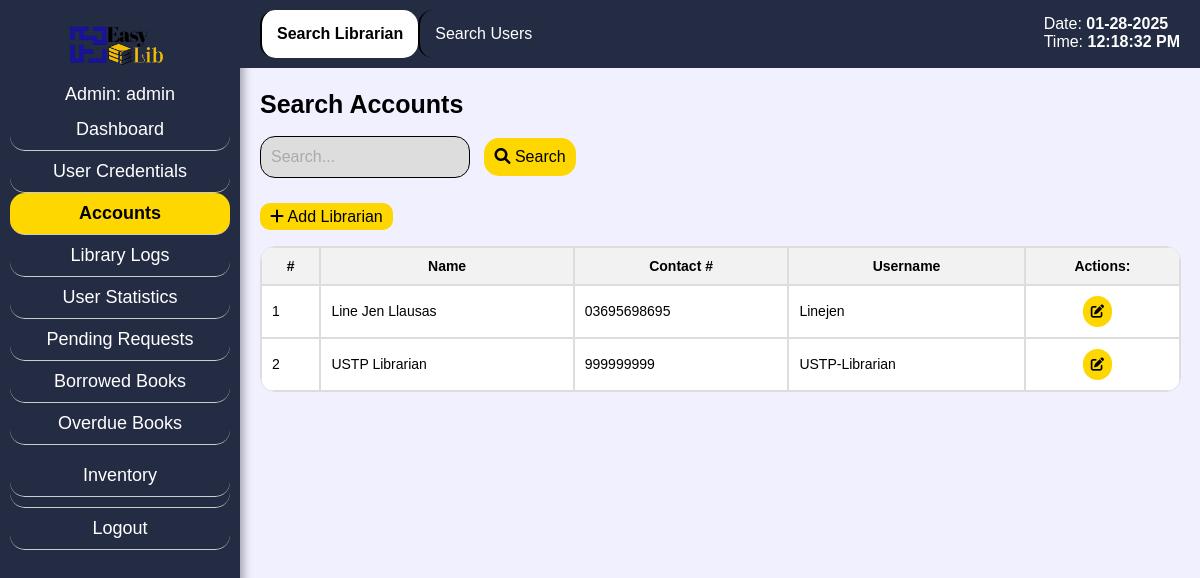
Screenshot of /admin_srch.php?aid=1 with the database file from the repository.
### tables this page shows
CREATE TABLE `libr` (
  `aid` int(9) NOT NULL,
  `name` varchar(255) NOT NULL,
  `contact` varchar(255) NOT NULL,
  `username` varchar(255) NOT NULL,
  `password` varchar(255) NOT NULL
);

### admin_srch.php (the view, shortened to what this page needs)
<?php
include 'config.php';
if(isset($_GET['aid'])) {
    $aid = $_GET['aid'];
    $query = "SELECT username FROM admin WHERE aid = ?";
    $stmt = $mysqli->prepare($query);
    $stmt->bind_param("i", $aid);
    $stmt->execute();
    $result = $stmt->get_result();
    if ($result && $result->num_rows > 0) {
        $admin = $result->fetch_assoc();
        $admin_username = $admin['username'];
        $admin_username_display = $admin_username;
    } else {
        $admin_username_display = "Username";
    }
}
?>
<!DOCTYPE html>
<html lang="en">
<head>
    <link rel="stylesheet" href="css/admin_srch.css">
    <link rel="stylesheet" href="https://cdnjs.cloudflare.com/ajax/libs/font-awesome/6.0.0-beta3/css/all.min.css">
</head>
<body class="bg">
<div class="sidebar">
    <span style="margin-left: 25%;"><img src="css/pics/logop.png" alt="Logo" class="logo"></span>
        <?php
        if(isset($admin_username_display)) {
            echo '<div class="hell">Admin: ' . $admin_username_display . '</span></div>';
        } else {
            echo '<div>Admin: <br>Username</div>';
        }
        ?>
    <a href="admin_dash.php<?php if(isset($aid)) echo '?aid=' . $aid; ?>" class="sidebar-item">Dashboard</a>
    <a href="admin_pf.php<?php if(isset($aid)) echo '?aid=' . $aid; ?>" class="sidebar-item">User Credentials</a>
    <a href="admin_srch.php<?php if(isset($aid)) echo '?aid=' . $aid; ?>" class="sidebar-item active">Accounts</a>
    <a href="admin_attd.php<?php if(isset($aid)) echo '?aid=' . $aid; ?>" class="sidebar-item">Library Logs</a>
    <a href="admin_stat.php<?php if (isset($aid)) echo '?aid=' . $aid; ?>" class="sidebar-item">User Statistics</a>
    <a href="admin_preq.php<?php if(isset($aid)) echo '?aid=' . $aid; ?>" class="sidebar-item">Pending Requests</a>
    <a href="admin_brel.php<?php if(isset($aid)) echo '?aid=' . $aid; ?>" class="sidebar-item">Borrowed Books</a>
    <a href="admin_ob.php<?php if(isset($aid)) echo '?aid=' . $aid; ?>" class="sidebar-item">Overdue Books</a>
    <div class="sidebar-item dropdown">
            <a href="#" class="dropdown-link" onmouseover="toggleDropdown(event)">Inventory</a>
        </div>
        <a href="login.php" class="sidebar-item logout-btn">Logout</a>
    </div>
<div class="content">
<nav class="secondary-navbar">
        <a href="admin_srch.php<?php if (isset($aid)) echo '?aid=' . $aid; ?>" class="secondary-navbar-item active">Search Librarian</a>
        <a href="admin_users.php<?php if (isset($aid)) echo '?aid=' . $aid; ?>" class="secondary-navbar-item">Search Users</a>
    </nav>
</div>
<div class="fixed-date-time">
        <p>Date: <span id="current-date"><?php echo date("m-d-Y"); ?></span></p>
        <p>Time: <span id="current-time"></span></p>
    </div>
<div class="content-container">
    <div class="search-bar">
    <h1 style="color: black;">Search Accounts</h1>
        <input type="text" placeholder="Search...">
        <button type="submit"><i class='fas fa-search'></i> Search</button>
    </div>
    <a href="admin_sacc.php<?php if(isset($aid)) echo '?aid=' . $aid; ?>" class="add-lib"><i class='fas fa-plus'></i> Add Librarian</a>
    <table style="margin-top: 20px;">
        <thead>
            <tr>
                <th>#</th>
                <th>Name</th>
                <th>Contact #</th>
                <th>Username</th>
                <th colspan="1">Actions:</th>
            </tr>
        </thead>
        <tbody>
            <?php
            $query = "SELECT * FROM libr";
            $result = $mysqli->query($query);
            $counter = 1;
            while($row = $result->fetch_assoc()) {
                echo "<tr>";
                echo "<td>" . $counter++ . "</td>";
                echo "<td>" . $row['name'] . "</td>";
                echo "<td>" . $row['contact'] . "</td>";
                echo "<td>" . $row['username'] . "</td>";
                echo '<td style="text-align:center;">';
                echo '<button class="edit-btn" onclick="editAdmin(' . $row['aid'] . ',' . $aid . ')"><i class="fas fa-edit"></i></button>';
                echo '</td>';
                echo "</tr>";
            }
            ?>
        </tbody>
    </table>
</div>
</body>
</html>

### css/admin_srch.css (style rules this page uses)
.bg { margin: 0; padding: 0; font-family: Century Gothic,CenturyGothic,AppleGothic,sans-serif; background-color: #F0F0FF; }
.logo { height: 50px; width: auto; }
.sidebar { background-color: #242c44; width: 220px; padding: 20px 10px 20px 10px; height: 100%; font-size: 18px; position: fixed; top: 0; color: white; box-shadow: 4px 0 8px rgba(0, 0, 0, 0.3); }
.sidebar-item { padding: 10px 0; border-bottom: 1px solid #ccc; text-decoration: none; color: white; display: block; text-align: center; border-radius: 15px; }
.sidebar-item.active { background-color: gold; color: black; font-weight: bold; display: block; padding: 10px 0; }
.logout-btn { margin-top: auto; padding: 10px 0; text-decoration: none; color: white; display: block; text-align: center; border-radius: 15px; }
.secondary-navbar { background-color: #242c44; padding: 10px 20px; display: block; float: left; align-items: center; margin-left: 240px; position: fixed; width: 100%; position: fixed; top: 0; z-index: 1000; }
.secondary-navbar-item { padding: 15px; text-decoration: none; color: white; display: block; border-left: 2px solid black; float: left; text-align: center; border-radius: 15px; }
.secondary-navbar-item.active { background-color: white; color: black; font-weight: bold; }
.content-container { margin-top: 70px; margin-left: 240px; padding-left: 20px; overflow-y: auto; height: calc(100% - 70px); padding-bottom: 20px; }
.search-bar { margin-top: 20px; margin-bottom: 20px; }
.search-bar input[type="text"], .search-bar input[type="number"], .search-bar select, .search-bar button[type="submit"], .search-bar button[type="button"] { padding: 10px; font-size: 16px; border: 1px solid black; display: inline-block; margin-right: 10px; background-color: #ddd; }
.search-bar input[type="text"] { width: 20%; border-radius: 15px; }
.search-bar button[type="submit"] { background-color: gold; color: black; cursor: pointer; border-radius: 15px; border: none; }
.search-bar input[type="text"]::placeholder { color: #aaa; }
h1 { font-size: 25px; }
table { width: 98%; margin-top: -10px; font-size: 14px; border-spacing: 0; border-radius: 15px; overflow: hidden; border: 1px solid #ddd; }
table tr { color: black; background-color: white; }
table th, table td { padding: 10px; border: 1px solid #ddd; text-align: left; }
table th { background-color: #f2f2f2; text-align: center; }
.fixed-date-time { position: fixed; top: 15px; right: 20px; color: white; font-size: 16px; z-index: 1000; }
.fixed-date-time p { margin: 0; padding: 0; }
.fixed-date-time span { font-weight: bold; }
.edit-btn, .delete-btn { border: none; background-color: gold; color: black; border-radius: 30px; padding: 8px; cursor: pointer; transition: background-color 0.3s; margin-right: 10px; text-decoration: none; }
input[type="number"], input[type="text"] { width: 500px; height: 20px; padding: 5px; border: none; border-radius: 5px; margin-bottom: 10px; background-color: white; color: black; }
.dropdown-link { padding: 10px 0; border-bottom: 1px solid #ccc; text-decoration: none; color: white; display: block; text-align: center; border-radius: 15px; }
.add-lib { background-color: gold; color: black; cursor: pointer; border-radius: 10px; padding: 5px; padding-left: 10px; padding-right: 10px; text-decoration: none; }
.hell { text-align: center; margin-bottom: 2%; margin-top: 4%; }

### rows the page displays
libr: name "Line Jen Llausas", contact "03695698695", username "Linejen"
libr: name "USTP Librarian", contact "999999999", username "USTP-Librarian"

### other values shown
$admin_username_display "admin"
